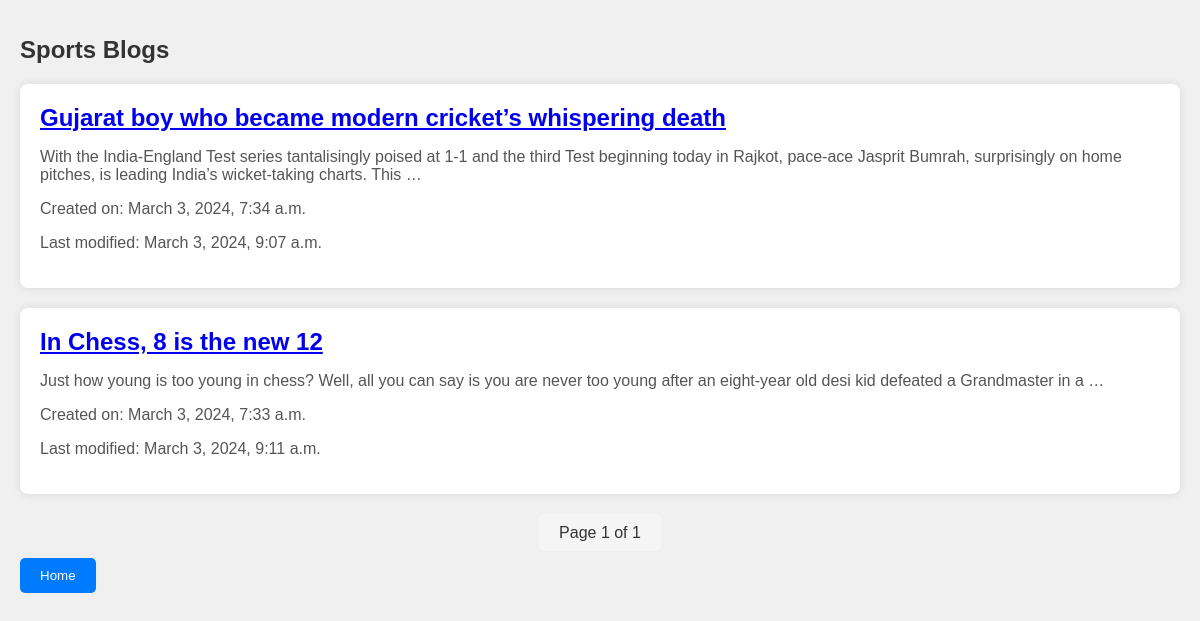
Screenshot of /category/3/ with the database file from the repository.
### app1/models.py (models this page shows, shortened)
class Category(models.Model):
    name = models.CharField(max_length=30)
    class Meta:
        verbose_name_plural="categories"

class Post(models.Model):
    title = models.CharField(max_length=500)
    body = models.TextField()
    created_on  = models.DateTimeField(auto_now_add=True)
    last_modified = models.DateTimeField(auto_now=True)
    category = models.ForeignKey(Category, on_delete=models.CASCADE)
    image = models.URLField(default='https://wmmedia.sgp1.cdn.digitaloceanspaces.com/blog.png')
    likes =  models.PositiveIntegerField(default=0)
    dislikes =  models.PositiveIntegerField(default=0)

### app1/views.py (the view)
# urls.py: path('category/<int:category_id>/', views.category_posts, name='category_posts'),
def category_posts(request, category_id):
    category = get_object_or_404(Category, id=category_id)
    posts = Post.objects.filter(category=category).order_by("-created_on")
    paginator=Paginator(posts,3)
    page = request.GET.get('page')
    try:
        posts = paginator.page(page)
    except PageNotAnInteger:
        posts = paginator.page(1)
    except EmptyPage:
        posts = paginator.page(paginator.num_pages)
    categories = Category.objects.all()
    context = {"posts": posts, "category": category, "categories": categories}
    return render(request, "app1/category_posts.html", context)

### app1/templates/app1/category_posts.html (shortened to what this page needs)
<!DOCTYPE html>
<html lang="en">
<head>
</head>
<body>
    <h1>{{ category.name }} Blogs</h1>
    {% for post in posts %}
        <div class="post">
            <h2><a href="{% url 'details' post.id %}">{{ post.title }}</a></h2>
            <p>{{ post.body|truncatewords_html:30 }}</p>
            <p>Created on: {{ post.created_on }}</p>
            <p>Last modified: {{ post.last_modified }}</p>
        </div>
    {% endfor %}
    <div class="pagination">
        <span class="pagination-current">
            Page {{ posts.number }} of {{ posts.paginator.num_pages }}
        </span>
    </div>
    <p><button class="btn"><a href="{% url 'index' %}">Home</a></button></p>
</body>
</html>

### app1/templates/app1/category_posts.html (style rules this page uses)
body { font-family: Arial, sans-serif; background-color: #f0f0f0; margin: 0; padding: 20px; }
h1 { font-size: 24px; color: #333; margin-bottom: 20px; }
.post { background-color: #fff; border-radius: 8px; box-shadow: 0 0 10px rgba(0, 0, 0, 0.1); padding: 20px; margin-bottom: 20px; }
.post h2 { margin-top: 0; margin-bottom: 10px; color: #007bff; }
.post p { color: #555; }
.pagination { margin-top: 30px; text-align: center; }
.pagination-current { background-color: #f5f5f5; color: #333; padding: 10px 20px; border-radius: 5px; margin: 0 5px; }
.btn { display: inline-block; padding: 10px 20px; background-color: #007bff; color: #fff; border: none; border-radius: 5px; text-decoration: none; transition: background-color 0.3s ease; }
.btn a { color: #fff; text-decoration: none; }

### rows the page displays
Category: name "Sports"
Post: title "Gujarat boy who became modern cricket’s whispering death", body "With the India-England Test series tantalisingly poised at 1-1 and the third Test beginning today in Rajkot, pace-ace Jasprit Bumrah, surprisingly on home pitches, is leading India’s wicket-taking charts. This …", created_on "March 3, 2024, 7:34 a.m.", last_modified "March 3, 2024, 9:07 a.m."
Post: title "In Chess, 8 is the new 12", body "Just how young is too young in chess? Well, all you can say is you are never too young after an eight-year old desi kid defeated a Grandmaster in a …", created_on "March 3, 2024, 7:33 a.m.", last_modified "March 3, 2024, 9:11 a.m."

### other values shown
{{ posts.number }} "1"
{{ posts.paginator.num_pages }} "1"
